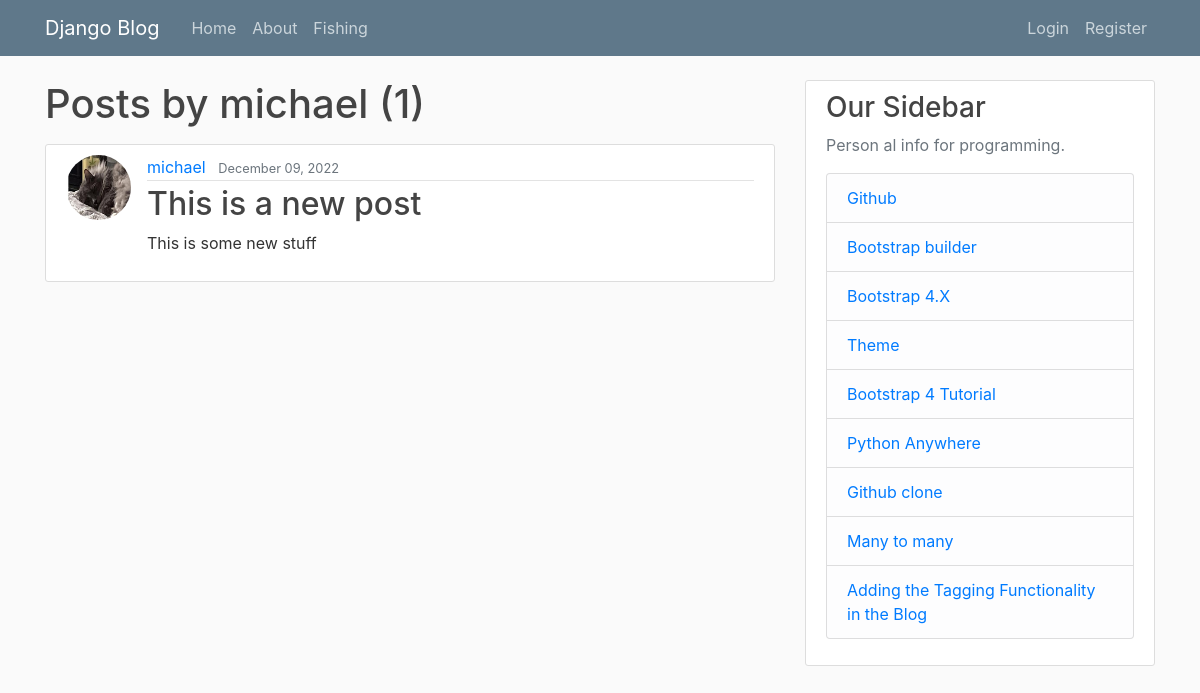
The app's page /user/michael, older data.
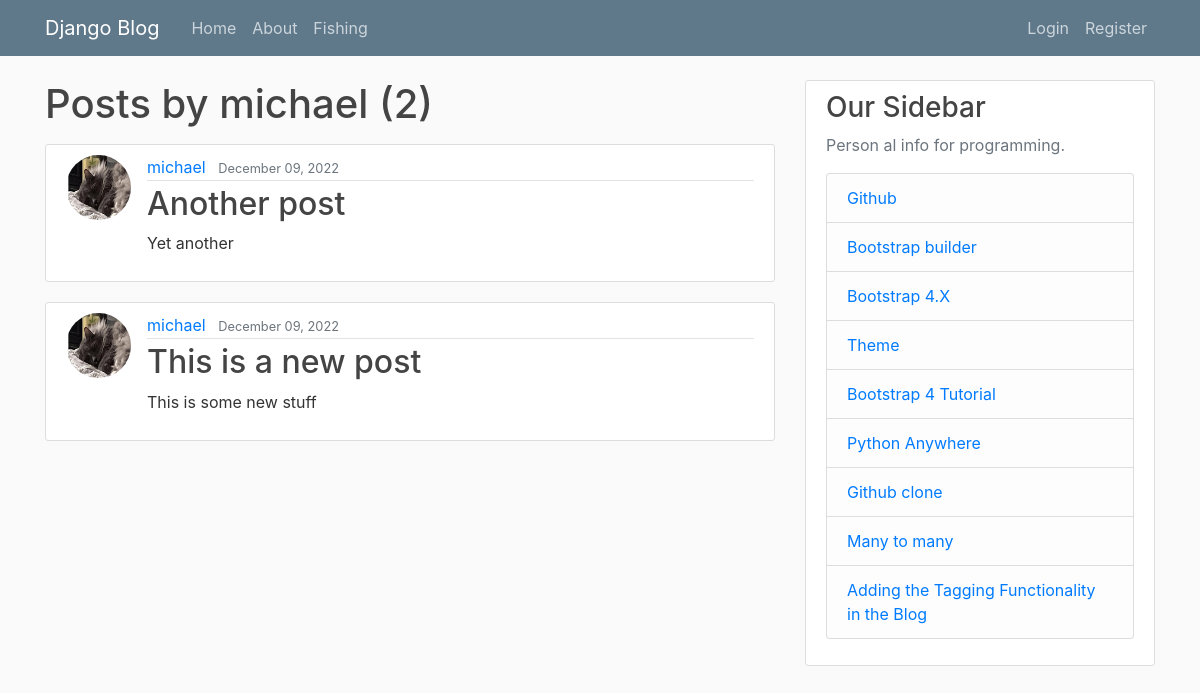
The same page, newer data.
### blog/models.py (models this page shows, shortened)
class Post(models.Model):
    title = models.CharField(max_length=100)
    content = models.TextField()
    date_posted = models.DateTimeField(default=timezone.now)
    author = models.ForeignKey(User, on_delete=models.CASCADE)

### users/models.py (models this page shows, shortened)
class Profile(models.Model):
    user = models.OneToOneField(User, on_delete=models.CASCADE)
    image = models.ImageField(default='default.jpg', upload_to='profile_pics')

### blog/views.py (the view)
# urls.py: path('user/<str:username>', UserPostListView.as_view(), name='user-posts'),
class UserPostListView(ListView):
    model = Post
    template_name = 'blog/user_posts.html'  # <app>/<model>_<viewtype>.html
    context_object_name = 'posts'
    paginate_by = 5
    def get_queryset(self):
        user = get_object_or_404(User, username=self.kwargs.get('username'))
        return Post.objects.filter(author=user).order_by('-date_posted')

### blog/templates/blog/user_posts.html (shortened to what this page needs)
{% extends "blog/base.html" %}
{% block content %}
    <h1 class="mb-3">Posts by {{ view.kwargs.username }} ({{ page_obj.paginator.count }})</h1>
    {% for post in posts %}
        <article class="media content-section">
          <img class="rounded-circle article-img" src="{{ post.author.profile.image.url }}">
          <div class="media-body">
            <div class="article-metadata">
              <a class="mr-2" href="{% url 'user-posts' post.author.username %}">{{ post.author }}</a>
              <small class="text-muted">{{ post.date_posted|date:"F d, Y" }}</small>
            </div>
            <h2><a class="article-title" href="{% url 'post-detail' post.id %}">{{ post.title }}</a></h2>
            <p class="article-content">{{ post.content }}</p>
          </div>
        </article>
    {% endfor %}
{% endblock content %}

Row changes from the older to the newer data that the page shows:
added Post: author.profile.image (placeholder picture), author "michael", date_posted "December 09, 2022", title "Another post", content "Yet another"
Text that changed along with them:
{{ page_obj.paginator.count }}: "1" → "2"
